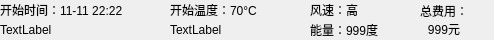
<?xml version="1.0" encoding="UTF-8"?>
<ui version="4.0">
 <class>statementItem</class>
 <widget class="QWidget" name="statementItem">
  <property name="geometry">
   <rect>
    <x>0</x>
    <y>0</y>
    <width>494</width>
    <height>40</height>
   </rect>
  </property>
  <property name="windowTitle">
   <string>Form</string>
  </property>
  <widget class="QLabel" name="startTimeLabel">
   <property name="geometry">
    <rect>
     <x>0</x>
     <y>0</y>
     <width>161</width>
     <height>20</height>
    </rect>
   </property>
   <property name="text">
    <string>开始时间：11-11 22:22</string>
   </property>
  </widget>
  <widget class="QLabel" name="stopTimeLabel">
   <property name="geometry">
    <rect>
     <x>0</x>
     <y>20</y>
     <width>161</width>
     <height>20</height>
    </rect>
   </property>
   <property name="text">
    <string>TextLabel</string>
   </property>
  </widget>
  <widget class="QLabel" name="startTimeLabel_2">
   <property name="geometry">
    <rect>
     <x>170</x>
     <y>0</y>
     <width>131</width>
     <height>20</height>
    </rect>
   </property>
   <property name="text">
    <string>开始温度：70°C</string>
   </property>
  </widget>
  <widget class="QLabel" name="finishTemLabel">
   <property name="geometry">
    <rect>
     <x>170</x>
     <y>20</y>
     <width>131</width>
     <height>20</height>
    </rect>
   </property>
   <property name="text">
    <string>TextLabel</string>
   </property>
  </widget>
  <widget class="QLabel" name="windLabel">
   <property name="geometry">
    <rect>
     <x>310</x>
     <y>0</y>
     <width>91</width>
     <height>20</height>
    </rect>
   </property>
   <property name="text">
    <string>风速：高</string>
   </property>
  </widget>
  <widget class="QLabel" name="eneryLabel">
   <property name="geometry">
    <rect>
     <x>310</x>
     <y>20</y>
     <width>91</width>
     <height>20</height>
    </rect>
   </property>
   <property name="text">
    <string>能量：999度</string>
   </property>
  </widget>
  <widget class="QLabel" name="costLabel">
   <property name="geometry">
    <rect>
     <x>400</x>
     <y>0</y>
     <width>88</width>
     <height>40</height>
    </rect>
   </property>
   <property name="text">
    <string>总费用：
999元</string>
   </property>
   <property name="alignment">
    <set>Qt::AlignCenter</set>
   </property>
  </widget>
 </widget>
 <resources/>
 <connections/>
</ui>
